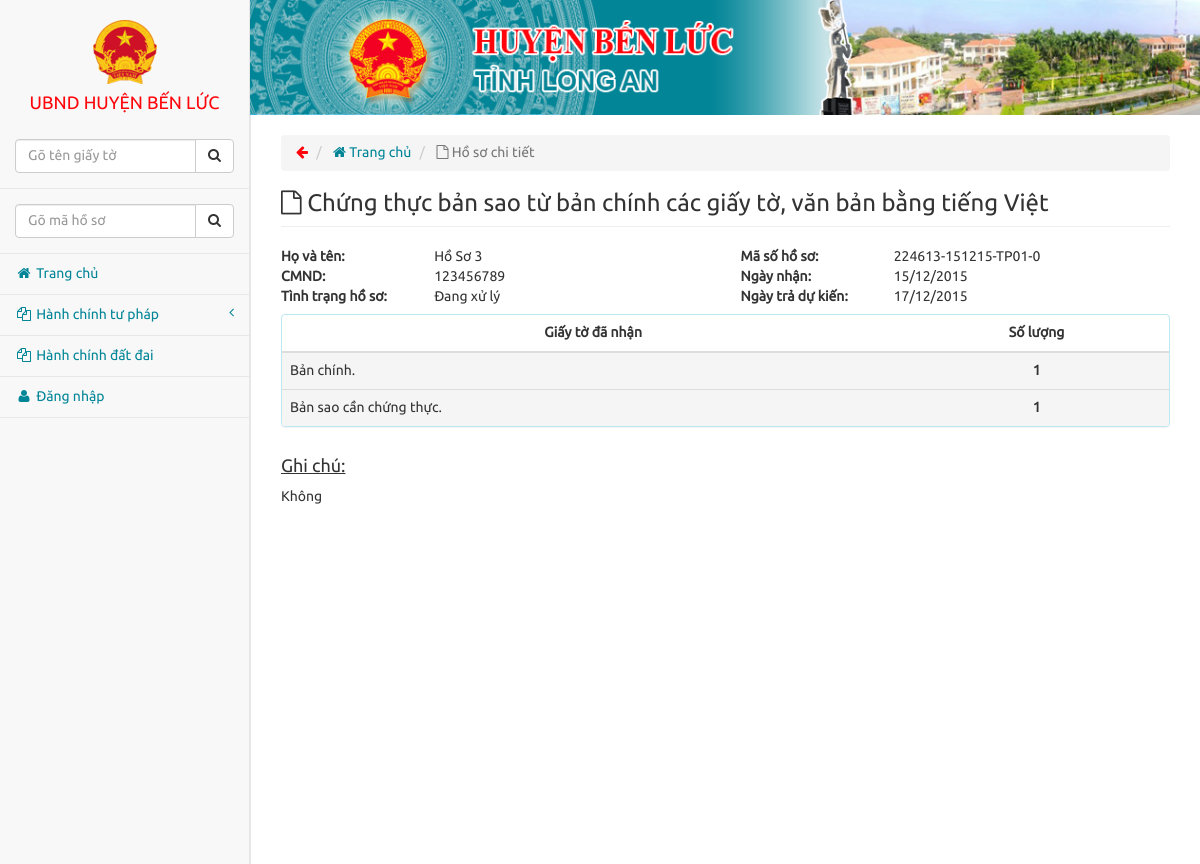
Page /admin/xem_ho_so/details/3 on the committed database.
### tables this page shows
CREATE TABLE IF NOT EXISTS `ho_so` (
  `id` int(11) NOT NULL AUTO_INCREMENT,
  `mshs` varchar(200) NOT NULL,
  `name` varchar(200) NOT NULL,
  `type` int(11) NOT NULL,
  `cmnd` int(11) NOT NULL,
  `status` int(11) NOT NULL,
  `mcb` varchar(200) NOT NULL,
  `lich_su_ho_so` text NOT NULL,
  `num_error` int(11) NOT NULL,
  `ngay_tra` varchar(200) NOT NULL,
  `sdt` varchar(200) NOT NULL,
  `dia_chi` text NOT NULL,
  `tt_giay_to_da_thu` text NOT NULL,
  `note` text NOT NULL,
  `error` text NOT NULL,
  `tien_thu` int(11) NOT NULL,
  PRIMARY KEY (`id`)
);

CREATE TABLE IF NOT EXISTS `map` (
  `node_id` int(11) NOT NULL AUTO_INCREMENT,
  `node_name` varchar(200) NOT NULL,
  `p_id` int(11) NOT NULL,
  `note` varchar(200) NOT NULL,
  PRIMARY KEY (`node_id`)
);

### application/controllers/admin/Xem_ho_so.php (called while the page is built, shortened)
<?php
class Xem_ho_so extends CI_Controller {
	public function details($id=10)
	{
		$this->load->model('ho_so');
		$data['title'] = 'Hồ sơ chi tiết - UBND Huyện Bến Lức';
		$this->load->view('templates/header', $data);
		$this->load->view('templates/aside');
		$this->load->view('templates/nav');
		$q = $this->db->get('map');
		if($q->num_rows()>0){
			foreach($q->result() as $row){
				$data[] = $row;
			}
		}
		$this->db->where('id', $id);
		$details = $this->db->get('ho_so')->row();
		$mshs = $details->mshs;
		$tp1 = substr($mshs,7,2);
		$tp2 = substr($mshs,9,2);
		$tp3 = substr($mshs,11,2);
		$so_ngay_giai_quyet=explode('-', $mshs);
		$sngq = substr($so_ngay_giai_quyet[3],0,2);
		$ngay_nhan = $tp2."/".$tp1."/20".$tp3;
		$time = strtotime($ngay_nhan);
		$ngay_nhan = date('d/m/Y',$time);
		$ngay_nhan_function = date('Y-m-d');
		$ngay_tra = date('d/m/Y', strtotime($ngay_nhan_function."+".$sngq." days"));
		$this->load->view('admin/ho_so_chi_tiet',array(
		'details'=>$details
		,'node_map'=>$data
		,'ngay_nhan'=>$ngay_nhan
		,'ngay_tra' =>$ngay_tra
		,'id', $id
		));
		$this->load->view('templates/footer');
	}
}

### index.php (called while the page is built, shortened)
<?php
require_once BASEPATH.'core/CodeIgniter.php';

### application/views/admin/ho_so_chi_tiet.php (the view, shortened to what this page needs)
<div class="col-lg-12">
	<ol class="breadcrumb">
		<li class="cursor back">
			<i class="fa fa-arrow-left"></i>
		</li>
		<li>
			<a href="<?php echo base_url('trang_chu'); ?>"><i class="fa fa-home"></i> Trang chủ</a>
		</li>
		<li class="active">
			<i class="fa fa-file-o"></i> Hồ sơ chi tiết
		</li>
	</ol>
<?php echo '<h3 class="page-header marTop"><i class="fa fa-file-o"></i> '.$node_map[(int)substr($details->mshs, 16,2)]->node_name.'</h3>';
	if($details->status==2)  $arr='Đang xử lý';
	?>
	<div class="row">
		<div class="col-xs-6 col-md-2">
			<p><strong>Họ và tên:</strong></p>
			<p><strong>CMND:</strong></p>
			<p><strong>Tình trạng hồ sơ:</strong></p>
		</div>
		<div class="col-xs-6 col-md-4">
			<p class="bold"><?php echo $details->name;?></p>
			<p class="bold"><?php echo $details->cmnd;?></p>
			<p class="bold"><?php echo $arr;?></p>
		</div>
		<div class="col-xs-6 col-md-2">
			<p><strong>Mã số hồ sơ:</strong></p>
			<p><strong>Ngày nhận:</strong></p>
			<?php if (($details->status!=5)||($details->status!=8))
			echo '<p><strong>Ngày trả dự kiến:</strong></p>';
			else
			echo '<p><strong>Ngày trả:</strong></p>';?>
		</div>
		<div class="col-xs-6 col-md-3">
			<p class="bold mshs"><?php echo $details->mshs ;?></p>
			<p class="bold"><?php echo $ngay_nhan  ;?> </p>
			<?php if (($details->status!=5)||($details->status!=8))
			echo '<p class="bold">'.$ngay_tra .'</p>';
			else
			echo '<p class="bold">'.$details->ngay_tra .'</p>';?>
		</div>
		<div class="col-xs-12 col-md-12">
	<?php
			$thong_tin_ho_so_da_thu=explode('+', $details->tt_giay_to_da_thu);
			if(count($thong_tin_ho_so_da_thu) > 1){
				echo '<div class="panel panel-info marTop">
				<table class="table table-hover ">
				<thead>
					<tr class="ying">
						<th style="text-align: center">Giấy tờ đã nhận </th>
						<th style="text-align: center">Số lượng </th>
					</tr>
				</thead>
					<tbody>';
					$thong_tin_ho_so_da_thu=explode('+', $details->tt_giay_to_da_thu);
					for ($i = 0;$i<count($thong_tin_ho_so_da_thu)-1;$i++ ) {
						echo '<tr class="active">
							<td style="text-align: left">'.$thong_tin_ho_so_da_thu[$i].'</td>
							<td style="text-align: center">'.$thong_tin_ho_so_da_thu[$i+1].'</td>
						</tr>';
						 $i++;
						}
					echo'</tbody>
				</table></div>';
			}else
				echo '<h4><ins>Giấy tờ đã nhận:</ins></h4><p>Không</p>';?>
		</div>
		<div class="col-xs-12 col-md-12">
		<?php if  ($details->note!='')
		echo'<h4><ins>Ghi chú:</ins></h4><p>'.$details->note .'</p>';
		else
			echo'<h4><ins>Ghi chú:</ins></h4><p>Không</p>';?>
		</div>
		<div class="col-xs-12 col-md-12">
		</div>
	</div>
</div>

### css/demo-2.css (style rules this page uses)
body { background-color: #f8f8f8; }
@media (min-width: 992px) { body { padding-left: 250px; } }
body { font-family: ubuntu; }
.marTop { margin-top: 7px; }
.breadcrumb { margin-top: 20px; }
a { color: #018597; }
p { margin: 0px 0px 0px; }
.cursor { cursor: pointer; color: #ff040a; }
.table { margin-bottom: 0; }
li { list-style-type: none; }

### rows in the picture
ho_so: mshs.node_name "Chứng thực bản sao từ bản chính các giấy tờ, văn bản bằng tiếng Việt", name "Hồ Sơ 3", cmnd "123456789", status "Đang xử lý", mshs "224613-151215-TP01-0", ngay_tra "15/12/2015", tt_giay_to_da_thu "Bản chính.", tt_giay_to_da_thu "1", tt_giay_to_da_thu "Bản sao cần chứng thực."

### other values in the picture
$ngay_tra "17/12/2015"
